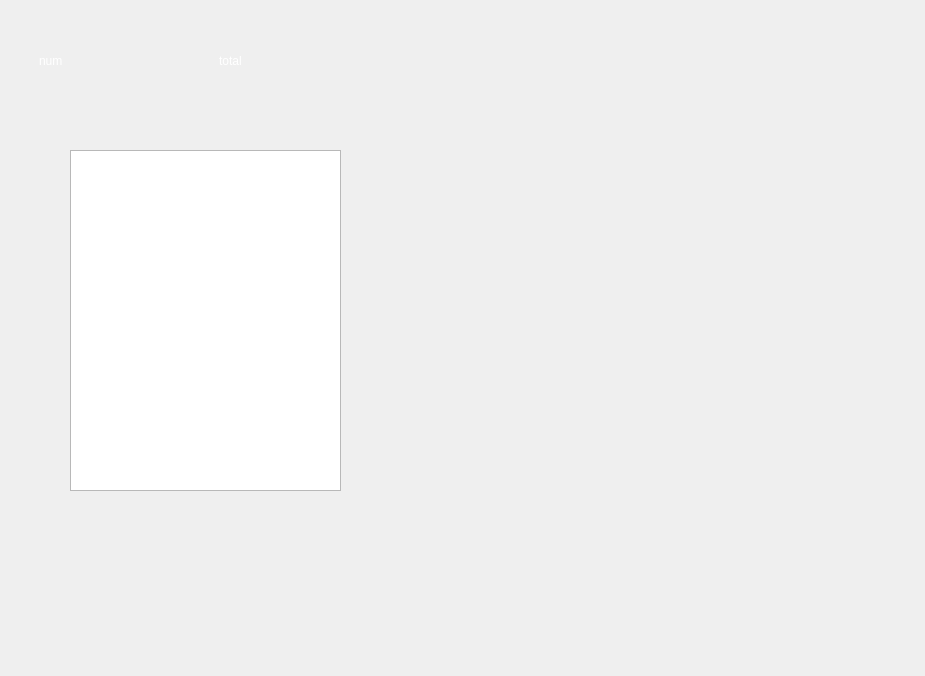
<?xml version="1.0" encoding="UTF-8"?>
<ui version="4.0">
 <class>doublewidget</class>
 <widget class="QDialog" name="doublewidget">
  <property name="geometry">
   <rect>
    <x>0</x>
    <y>0</y>
    <width>925</width>
    <height>676</height>
   </rect>
  </property>
  <property name="windowTitle">
   <string>Form</string>
  </property>
  <widget class="tableview_item" name="tableView_m">
   <property name="geometry">
    <rect>
     <x>460</x>
     <y>170</y>
     <width>256</width>
     <height>192</height>
    </rect>
   </property>
   <property name="styleSheet">
    <string notr="true">border:0;background:transparent;selection-background-color: transparent;</string>
   </property>
  </widget>
  <widget class="fexpandmain_table" name="tableView">
   <property name="geometry">
    <rect>
     <x>70</x>
     <y>150</y>
     <width>271</width>
     <height>341</height>
    </rect>
   </property>
  </widget>
  <widget class="QFrame" name="frame_deskinfo">
   <property name="geometry">
    <rect>
     <x>30</x>
     <y>40</y>
     <width>371</width>
     <height>41</height>
    </rect>
   </property>
   <layout class="QVBoxLayout" name="verticalLayout">
    <item>
     <layout class="QHBoxLayout" name="horizontalLayout">
      <item>
       <widget class="QLabel" name="label_num">
        <property name="styleSheet">
         <string notr="true">color:white;</string>
        </property>
        <property name="text">
         <string>num</string>
        </property>
       </widget>
      </item>
      <item>
       <widget class="QLabel" name="label_total">
        <property name="styleSheet">
         <string notr="true">color:white;</string>
        </property>
        <property name="text">
         <string>total</string>
        </property>
       </widget>
      </item>
     </layout>
    </item>
   </layout>
  </widget>
 </widget>
 <customwidgets>
  <customwidget>
   <class>tableview_item</class>
   <extends>QTableView</extends>
   <header>tableview_item.h</header>
  </customwidget>
  <customwidget>
   <class>fexpandmain_table</class>
   <extends>QTableView</extends>
   <header>fexpandmain_table.h</header>
  </customwidget>
 </customwidgets>
 <resources/>
 <connections/>
</ui>
